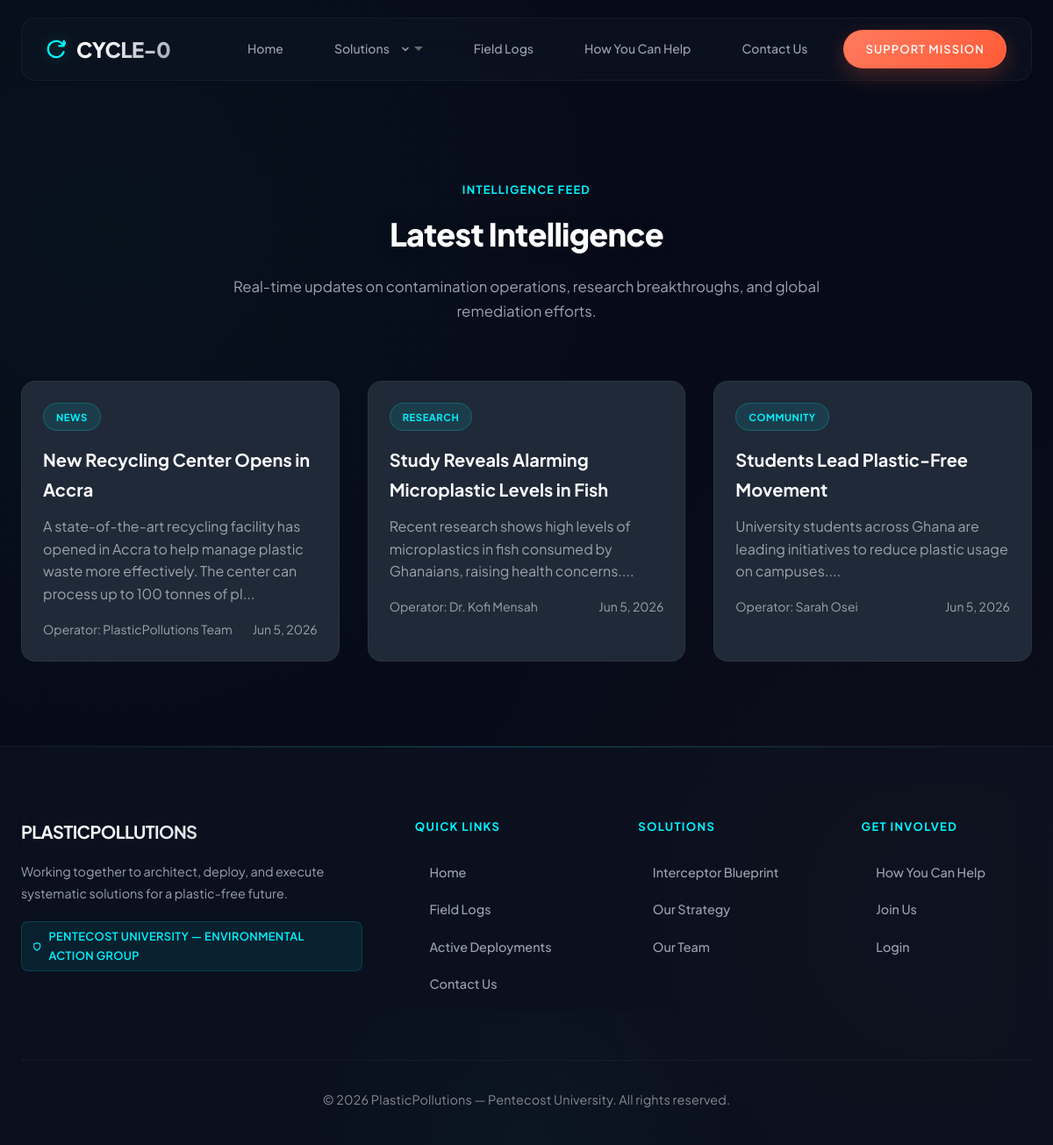
The page /pages/latest.php on the database its author committed.
### tables this page shows
CREATE TABLE news (
    id INT AUTO_INCREMENT PRIMARY KEY,
    title VARCHAR(255) NOT NULL,
    content TEXT NOT NULL,
    image_url VARCHAR(255),
    author VARCHAR(100),
    category VARCHAR(50),
    is_published TINYINT(1) DEFAULT 0,
    views INT DEFAULT 0,
    created_at TIMESTAMP DEFAULT CURRENT_TIMESTAMP,
    updated_at TIMESTAMP DEFAULT CURRENT_TIMESTAMP ON UPDATE CURRENT_TIMESTAMP
);

### auth.php (called while the page is built, shortened)
<?php
function isLoggedIn(): bool {
    return isset($_SESSION['user_id']);
}
function e(string $s): string {
    return htmlspecialchars($s, ENT_QUOTES, 'UTF-8');
}

### pages/latest.php (the view, shortened to what this page needs)
<?php
require_once __DIR__ . '/../auth.php';
$db = getDB();
$stmt = $db->query("SELECT * FROM news WHERE is_published = 1 ORDER BY created_at DESC");
$news = $stmt->fetchAll();
?>
<?php
require_once __DIR__ . '/../includes/header.php';
?>
    <section>
        <div class="container">
            <div class="section-header">
                <span class="section-badge">Intelligence Feed</span>
                <h2 class="section-title">Latest Intelligence</h2>
                <p class="section-subtitle">Real-time updates on contamination operations, research breakthroughs, and global remediation efforts.</p>
            </div>
            <?php if (empty($news)): ?>
                <div class="empty-state">
                    <p>No intelligence reports available at this time.</p>
                </div>
            <?php else: ?>
                <div class="news-grid">
                    <?php foreach ($news as $article): ?>
                        <div class="news-card">
                            <div class="news-content">
                                <span class="news-badge"><?= e($article['category']) ?></span>
                                <h3><?= e($article['title']) ?></h3>
                                <p><?= substr(e($article['content']), 0, 150) ?>...</p>
                                <div class="news-meta">
                                    <span>Operator: <?= e($article['author']) ?></span>
                                    <span><?= date('M j, Y', strtotime($article['created_at'])) ?></span>
                                </div>
                            </div>
                        </div>
                    <?php endforeach; ?>
                </div>
            <?php endif; ?>
        </div>
    </section>
<?php require_once __DIR__ . '/../includes/footer.php'; ?>

### includes/header.php (shortened to what this page needs)
<!DOCTYPE html>
<html lang="en" class="scroll-smooth">
<head>
    <link rel="stylesheet" href="<?= BASE_URL ?>/assets/css/style.css">
</head>
<body>
    <div class="navbar-wrapper" id="navbarWrapper">
        <nav class="navbar">
            <div class="nav-brand">
                <a href="<?= rtrim(BASE_URL, '/') ?>/">
                    <span class="brand-icon">
                        <svg width="22" height="22" viewBox="0 0 24 24" fill="none" stroke="currentColor" stroke-width="2.5" stroke-linecap="round" stroke-linejoin="round"><path d="M21.5 2v6h-6M21.34 15.57a10 10 0 1 1-.57-8.38l5.67-5.67"/></svg>
                    </span>
                    <span class="brand-text">Cycle-0</span>
                </a>
            </div>
            <ul class="nav-menu" id="navMenu">
                <li><a href="<?= rtrim(BASE_URL, '/') ?>/">Home</a></li>
                <li class="dropdown" onclick="toggleMobileDropdown(event)">
                    <a href="#" class="dropdown-toggle" onclick="event.preventDefault();">
                        Solutions
                        <svg width="12" height="12" viewBox="0 0 24 24" fill="none" stroke="currentColor" stroke-width="3" stroke-linecap="round" stroke-linejoin="round"><path d="m6 9 6 6 6-6"/></svg>
                    </a>
                </li>
                <li><a href="<?= rtrim(BASE_URL, '/') ?>/pages/latest.php">Field Logs</a></li>
                <li><a href="<?= rtrim(BASE_URL, '/') ?>/pages/help.php">How You Can Help</a></li>
                <li><a href="<?= rtrim(BASE_URL, '/') ?>/pages/contact.php">Contact Us</a></li>
                <?php if (isLoggedIn()): ?>
                    <li><a href="<?= rtrim(BASE_URL, '/') ?>/user/dashboard.php" class="btn btn-primary">Dashboard</a></li>
                    <li><a href="<?= rtrim(BASE_URL, '/') ?>/logout.php" class="btn btn-action">Logout</a></li>
                <?php else: ?>
                    <li><a href="<?= rtrim(BASE_URL, '/') ?>/login.php" class="btn btn-action">Support Mission</a></li>
                <?php endif; ?>
            </ul>
        </nav>
    </div>
    <div style="height: 110px;"></div>
    <main>

### includes/footer.php (shortened to what this page needs)
</main>
    <footer class="footer">
        <div class="footer-container">
            <div class="footer-content">
                <div class="footer-section">
                    <div class="footer-brand-title">PlasticPollutions</div>
                    <p class="footer-brand-desc">Working together to architect, deploy, and execute systematic solutions for a plastic-free future.</p>
                    <div class="footer-institution">
                        <svg width="12" height="12" viewBox="0 0 24 24" fill="none" stroke="currentColor" stroke-width="2.5"><path d="M12 22s8-4 8-10V5l-8-3-8 3v7c0 6 8 10 8 10z"/></svg>
                        Pentecost University — Environmental Action Group
                    </div>
                </div>
                <div class="footer-section">
                    <h3>Quick Links</h3>
                    <ul class="footer-links-list">
                        <li><a href="<?= rtrim(BASE_URL, '/') ?>/">Home</a></li>
                        <li><a href="<?= rtrim(BASE_URL, '/') ?>/pages/latest.php">Field Logs</a></li>
                        <li><a href="<?= rtrim(BASE_URL, '/') ?>/pages/campaigns.php">Active Deployments</a></li>
                        <li><a href="<?= rtrim(BASE_URL, '/') ?>/pages/contact.php">Contact Us</a></li>
                    </ul>
                </div>
                <div class="footer-section">
                    <h3>Solutions</h3>
                    <ul class="footer-links-list">
                        <li><a href="<?= rtrim(BASE_URL, '/') ?>/pages/what-to-do.php">Interceptor Blueprint</a></li>
                        <li><a href="<?= rtrim(BASE_URL, '/') ?>/pages/strategy.php">Our Strategy</a></li>
                        <li><a href="<?= rtrim(BASE_URL, '/') ?>/pages/developers.php">Our Team</a></li>
                    </ul>
                </div>
                <div class="footer-section">
                    <h3>Get Involved</h3>
                    <ul class="footer-links-list">
                        <li><a href="<?= rtrim(BASE_URL, '/') ?>/pages/help.php">How You Can Help</a></li>
                        <li><a href="<?= rtrim(BASE_URL, '/') ?>/register.php">Join Us</a></li>
                        <li><a href="<?= rtrim(BASE_URL, '/') ?>/login.php">Login</a></li>
                    </ul>
                </div>
            </div>
            <div class="footer-bottom">
                <p>&copy; <?= date('Y') ?> PlasticPollutions — Pentecost University. All rights reserved.</p>
            </div>
        </div>
    </footer>
</body>
</html>

### assets/css/style.css (style rules this page uses)
:root { --primary-base: #FAFAF9; --text-dark: #1A2E26; --action-accent: #FF6B4A; --supporting-base: #E2EDE7; --primary-color: #1A2E26; --primary-dark: #0F1F1A; --primary-gradient: linear-gradient(135deg, #1A2E26 0%, #0F1F1A 100%); --secondary-color: #FF6B4A; --secondary-gradient: linear-gradient(135deg, #FF6B4A 0%, #E85A3A 100%); --accent-color: #1A2E26; --accent-gradient: linear-gradient(135deg, #1A2E26 0%, #2A4A3E 100%); --text-light: #5A6E66; --bg-light: #FAFAF9; --bg-white: #FFFFFF; --bg-gradient: linear-gradient(135deg, #FAFAF9 0%, #E2EDE7 100%); --glass-bg: rgba(250, 250, 249, 0.85); --glass-border: rgba(26, 46, 38, 0.1); --success: #1A2E26; --error: #FF6B4A; --warning: #FF6B4A; --shadow-sm: 0 2px 4px rgba(26, 46, 38, 0.05); --shadow: 0 4px 6px rgba(26, 46, 38, 0.07); --shadow-md: 0 10px 25px rgba(26, 46, 38, 0.1); --shadow-lg: 0 20px 40px rgba(26, 46, 38, 0.12); --shadow-xl: 0 30px 60px rgba(26, 46, 38, 0.15); --radius-sm: 8px; --radius: 16px; --radius-lg: 24px; --radius-xl: 32px; --transition: all 0.3s cubic-bezier(0.4, 0, 0.2, 1); --transition-fast: all 0.2s cubic-bezier(0.4, 0, 0.2, 1); }
* { margin: 0; padding: 0; box-sizing: border-box; }
html { overflow-x: hidden; width: 100%; }
body { font-family: 'Poppins', sans-serif; line-height: 1.7; color: var(--text-dark); background: var(--bg-gradient); min-height: 100vh; overflow-x: hidden; width: 100%; }
.container { max-width: 1280px; margin: 0 auto; padding: 0 24px; width: 100%; }
.navbar { background: var(--glass-bg); backdrop-filter: blur(20px); -webkit-backdrop-filter: blur(20px); box-shadow: var(--shadow-sm); position: sticky; top: 0; z-index: 1000; border-bottom: 1px solid var(--glass-border); transition: var(--transition); }
.nav-brand a { display: flex; align-items: center; gap: 12px; text-decoration: none; color: var(--text-dark); transition: var(--transition); }
.brand-icon { font-size: 2rem; filter: drop-shadow(0 2px 8px rgba(0, 0, 0, 0.1)); }
.brand-text { font-size: 1.5rem; font-weight: 800; background: var(--primary-gradient); -webkit-background-clip: text; -webkit-text-fill-color: transparent; background-clip: text; }
.nav-menu { display: flex; list-style: none; gap: 8px; align-items: center; }
.dropdown { position: relative; }
.dropdown-toggle { cursor: pointer; display: flex; align-items: center; gap: 4px; }
.dropdown-toggle::after { content: ''; width: 0; height: 0; border-left: 5px solid transparent; border-right: 5px solid transparent; border-top: 5px solid var(--text-light); transition: var(--transition); }
.btn { display: inline-block; padding: 14px 32px; border: none; border-radius: var(--radius); font-family: inherit; font-weight: 700; font-size: 1rem; cursor: pointer; text-decoration: none; transition: var(--transition); position: relative; overflow: hidden; z-index: 1; }
.btn::before { content: ''; position: absolute; top: 0; left: 0; width: 100%; height: 100%; background: linear-gradient(135deg, rgba(255, 255, 255, 0.2) 0%, rgba(255, 255, 255, 0) 100%); transition: var(--transition); z-index: -1; }
.section-header { text-align: center; margin-bottom: 60px; }
.section-subtitle { font-size: 1.2rem; color: var(--text-light); margin-top: 16px; }
.section-title { text-align: center; font-size: 3rem; color: white; margin-bottom: 60px; font-weight: 800; position: relative; z-index: 1; text-shadow: 0 2px 20px rgba(0, 0, 0, 0.2); }
.footer { background: linear-gradient(135deg, #1E2E2A 0%, #152520 100%); color: white; padding: 80px 0 30px; position: relative; overflow: hidden; }
.footer::before { content: ''; position: absolute; top: 0; left: 0; right: 0; height: 4px; background: var(--primary-gradient); }
.footer-content { display: grid; grid-template-columns: 1.5fr 1fr 1fr 1fr; gap: 50px; margin-bottom: 50px; }
.footer-section h3 { margin-bottom: 24px; color: white; font-weight: 700; font-size: 1.1rem; }
.footer-bottom { text-align: center; padding-top: 30px; border-top: 1px solid rgba(255, 255, 255, 0.1); }
.footer-bottom p { color: rgba(255, 255, 255, 0.5); font-size: 0.9rem; }

### rows shown on the page
news: category "NEWS", title "New Recycling Center Opens in Accra", content "A state-of-the-art recycling facility has opened in Accra to help manage plastic waste more effectively. The center can process up to 100 tonnes of pl", author "PlasticPollutions Team", created_at "Jun 5, 2026"
news: category "RESEARCH", title "Study Reveals Alarming Microplastic Levels in Fish", content "Recent research shows high levels of microplastics in fish consumed by Ghanaians, raising health concerns.", author "Dr. Kofi Mensah", created_at "Jun 5, 2026"
news: category "COMMUNITY", title "Students Lead Plastic-Free Movement", content "University students across Ghana are leading initiatives to reduce plastic usage on campuses.", author "Sarah Osei", created_at "Jun 5, 2026"
